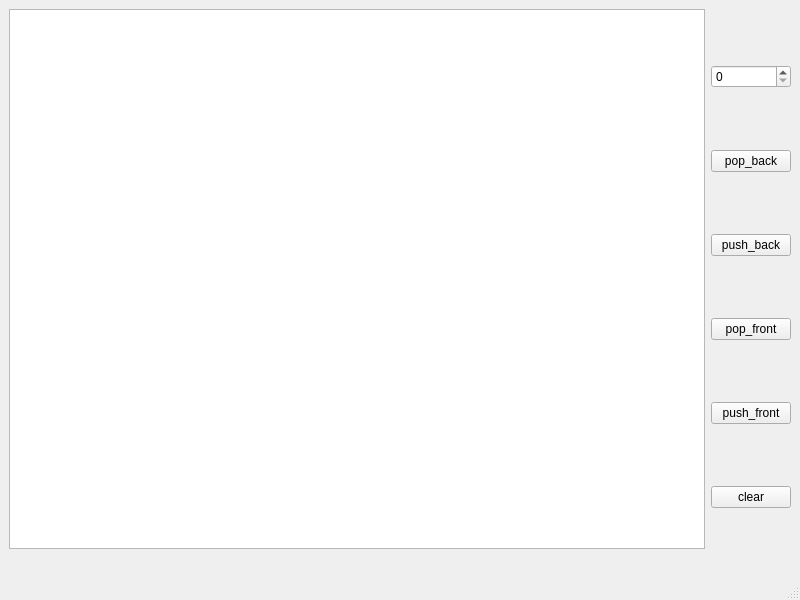
<?xml version="1.0" encoding="UTF-8"?>
<ui version="4.0">
 <class>MainWindow</class>
 <widget class="QMainWindow" name="MainWindow">
  <property name="geometry">
   <rect>
    <x>0</x>
    <y>0</y>
    <width>800</width>
    <height>600</height>
   </rect>
  </property>
  <property name="windowTitle">
   <string>MainWindow</string>
  </property>
  <widget class="QWidget" name="centralwidget">
   <layout class="QGridLayout" name="gridLayout">
    <item row="0" column="0">
     <layout class="QVBoxLayout" name="verticalLayout_2">
      <item>
       <widget class="QTextBrowser" name="textBrowser"/>
      </item>
      <item>
       <widget class="QLabel" name="label">
        <property name="text">
         <string/>
        </property>
       </widget>
      </item>
     </layout>
    </item>
    <item row="0" column="1">
     <layout class="QVBoxLayout" name="verticalLayout">
      <item>
       <widget class="QSpinBox" name="spinBox"/>
      </item>
      <item>
       <widget class="QPushButton" name="pushButton">
        <property name="text">
         <string>pop_back</string>
        </property>
       </widget>
      </item>
      <item>
       <widget class="QPushButton" name="pushButton_2">
        <property name="text">
         <string>push_back</string>
        </property>
       </widget>
      </item>
      <item>
       <widget class="QPushButton" name="pushButton_3">
        <property name="text">
         <string>pop_front</string>
        </property>
       </widget>
      </item>
      <item>
       <widget class="QPushButton" name="pushButton_4">
        <property name="text">
         <string>push_front</string>
        </property>
       </widget>
      </item>
      <item>
       <widget class="QPushButton" name="pushButton_5">
        <property name="text">
         <string>clear</string>
        </property>
       </widget>
      </item>
     </layout>
    </item>
   </layout>
  </widget>
  <widget class="QMenuBar" name="menubar">
   <property name="geometry">
    <rect>
     <x>0</x>
     <y>0</y>
     <width>800</width>
     <height>22</height>
    </rect>
   </property>
  </widget>
  <widget class="QStatusBar" name="statusbar"/>
 </widget>
 <resources/>
 <connections/>
</ui>
